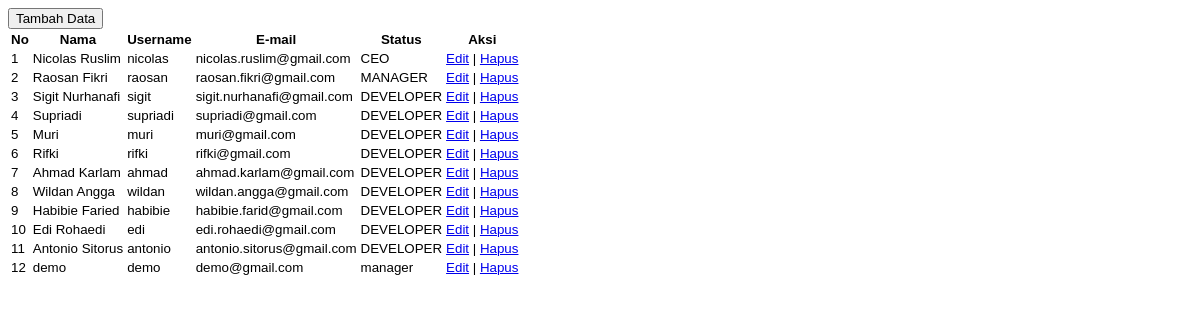
The app's page /admin/datauser.php with its own data.
### tables this page shows
CREATE TABLE IF NOT EXISTS `user` (
`id_user` int(11) NOT NULL,
  `nama` varchar(100) NOT NULL,
  `username` char(30) NOT NULL,
  `password` varchar(45) NOT NULL,
  `email` varchar(30) NOT NULL,
  `status` varchar(20) NOT NULL
);

### admin/datauser.php (the view, shortened to what this page needs)
<!DOCTYPE html>
<html lang="en">
	<head>
		<link rel="stylesheet" type="text/css" href="../assets/css/style.css">
	</head>
	<body>
		<button type="button" class="btn btn-md btn-info" data-toggle="modal" data-target="#myModal">
			<span class="glyphicon glyphicon-plus"></span> Tambah Data
		</button>
		<div class="table-responsive" id="table-user">
			<table class="table datatable-simple">
                <thead>
                <tr>
                    <th>No</th>
                    <th>Nama</th>
                    <th>Username</th>
                    <th>E-mail</th>
                    <th>Status</th>
                    <th>Aksi</th>
                </tr>
                </thead>
                <tbody>
				<?php
					$sql = mysql_query("SELECT * FROM user");
					$no = 1;
					while ($data = mysql_fetch_assoc($sql))
					{
				?>
					<tr>
						<td><?php echo $no;?></td>
						<td><?php echo $data['nama']; ?></td>
						<td><?php echo $data['username']; ?></td>
						<td><?php echo $data['email']; ?></td>
						<td><?php echo $data['status']; ?></td>
						<td>
							<a href="#edit-user" data-toggle="modal" onclick="javascript:edituser(<?php echo "'".$data['nama']."',".$data['id_user'].", '".$data['username']."','".$data['password']."', '".$data['email']."', '".$data['status']."'"; ?>)">Edit</a>
							|
							<a href="deleteuser.php?id_user=<?php echo $data['id_user']; ?>" onclick="return confirm('Apakah Anda yakin?')">Hapus</a>
						</td>
					</tr>
				<?php
					$no++;
					}
				?>
                </tbody>
			</table>
		</div>
	</body>
</html>

### assets/css/style.css (style rules this page uses)
body { padding-bottom: 40px; background-size: cover; background-repeat: no-repeat; background-image: url("../img/tehnologijabg.jpg"); }
tr > th { font-family: "Adobe Garamond Pro Bold", helvetica, sans-serif; font-size: 10pt; font-weight: bold; background-color: transparent; }
tr > td { font-size: 10pt; font-family: "Calibri", helvetica, sans-serif; }

### records on screen
user: nama "Nicolas Ruslim", username "nicolas", email "nicolas.ruslim@gmail.com", status "CEO"
user: nama "Raosan Fikri", username "raosan", email "raosan.fikri@gmail.com", status "MANAGER"
user: nama "Sigit Nurhanafi", username "sigit", email "sigit.nurhanafi@gmail.com", status "DEVELOPER"
user: nama "Supriadi", username "supriadi", email "supriadi@gmail.com", status "DEVELOPER"
user: nama "Muri", username "muri", email "muri@gmail.com", status "DEVELOPER"
user: nama "Rifki", username "rifki", email "rifki@gmail.com", status "DEVELOPER"
user: nama "Ahmad Karlam", username "ahmad", email "ahmad.karlam@gmail.com", status "DEVELOPER"
user: nama "Wildan Angga", username "wildan", email "wildan.angga@gmail.com", status "DEVELOPER"
user: nama "Habibie Faried", username "habibie", email "habibie.farid@gmail.com", status "DEVELOPER"
user: nama "Edi Rohaedi", username "edi", email "edi.rohaedi@gmail.com", status "DEVELOPER"
user: nama "Antonio Sitorus", username "antonio", email "antonio.sitorus@gmail.com", status "DEVELOPER"
user: nama "demo", username "demo", email "demo@gmail.com", status "manager"
